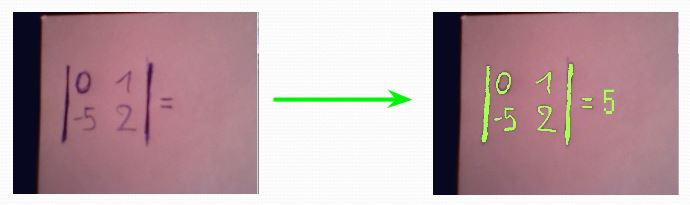
#> input picture example.JPG, 690 x 205 px, given in place of the camera
$ python main.py   (Python 2 division)   (older library calls are emulated)
#> lines starting #> are read from the running program, lines starting #| are printed output that depends on the picture; after the words box and inside, x2 and y2 are one past the last pixel; in counts of white or black regions, pixels touching at a corner belong together
# -*- coding: utf-8 -*-
"""
Spyder Editor

This is a temporary script file.
"""

import cv2 as cv2
import rad_sa_regionima as regioni
import time
import matplotlib.pyplot as plt
import matplotlib.pylab as pylab
import numpy as np
pylab.rcParams['figure.figsize'] = 6, 4

'''Train a simple deep NN on the MNIST dataset.
Get to 98.40% test accuracy after 20 epochs
(there is *a lot* of margin for parameter tuning).
2 seconds per epoch on a K520 GPU.
'''
#from __future__ import print_function
np.random.seed(1337)  # for reproducibility

def testBinarizujTrening(X_trening):
    for idx, elem in enumerate(X_trening):
        if idx > 10:
            return
        print idx
        for jdx, pix in enumerate(elem):
            if pix > 0.1:
                X_trening[idx,jdx] = 1
            else:
                X_trening[idx,jdx] = 0

def binarizujTrening(X_trening):
    for idx, elem in enumerate(X_trening):
        print idx
        for jdx, pix in enumerate(elem):
            if pix > 0.1:
                X_trening[idx,jdx] = 1
            else:
                X_trening[idx,jdx] = 0
    return


from keras.datasets import mnist
"""
from keras.models import Sequential
from keras.layers.core import Dense, Dropout, Activation
from keras.optimizers import SGD, Adam, RMSprop
from keras.utils import np_utils
from keras.layers.advanced_activations import PReLU

batch_size = 128
nb_classes = 10
nb_epoch = 10
# the data, shuffled and split between tran and test sets
(X_train, y_train), (X_test, y_test) = mnist.load_data()


plt.figure()
plt.imshow(X_test[0], 'gray')
plt.figure()
plt.imshow(X_test[1], 'gray')
plt.figure()
plt.imshow(X_test[2], 'gray')
plt.figure()
plt.imshow(X_test[3], 'gray')
plt.figure()
plt.imshow(X_test[4], 'gray')


X_train = X_train.reshape(60000, 784)
X_test = X_test.reshape(10000, 784)
X_train = X_train.astype('float32')
X_test = X_test.astype('float32')
X_train /= 255
X_test /= 255
# [4 lines of commented-out code are left out]
print X_train[0]
print(X_train.shape[0], 'train samples')
print(X_test.shape[0], 'test samples')
# convert class vectors to binary class matrices
Y_train = np_utils.to_categorical(y_train, nb_classes)
Y_test = np_utils.to_categorical(y_test, nb_classes)

ann = Sequential()
ann.add(Dense(output_dim=800, input_dim=784))
#ann.add(PReLU(init='zero', weights=None))
ann.add(Activation('relu'))
# [4 lines of commented-out code are left out]
ann.add(Dense(output_dim=10))
ann.add(Activation('softmax'))
rms = RMSprop()
#sgd = SGD()
#adam = Adam(lr=0.001, beta_1=0.9, beta_2=0.999, epsilon=1e-08)
ann.compile(loss='categorical_crossentropy', optimizer=rms)
ann.fit(X_train, Y_train,
          batch_size=batch_size, nb_epoch=nb_epoch,
          show_accuracy=True, verbose=1,
          validation_data=(X_test, Y_test))
score = ann.evaluate(X_test, Y_test,
                       show_accuracy=True, verbose=0)
print('Test score:', score[0])
print('Test accuracy:', score[1])


(X_train, y_train), (X_test, y_test) = mnist.load_data()
for i in range(61, 100):
    plt.figure()
    plt.imshow(X_test[i], 'gray')
"""
cap = cv2.VideoCapture(1)
cap.release()
cap.open(0)
prolaz = 1
while(True):
    print "\n\nPROLAZ BROJ ", prolaz, "\n\n"
    # Uzima frejm po frejm
    #time.sleep(2)
    ret, frame = cap.read()
#> frame is the input picture: shape (205, 690, 3); mean B, G, R 165.3, 160.1, 185.6
    # Operacije nad frejmom
    gray_frame = cv2.cvtColor(frame, cv2.COLOR_RGB2GRAY)
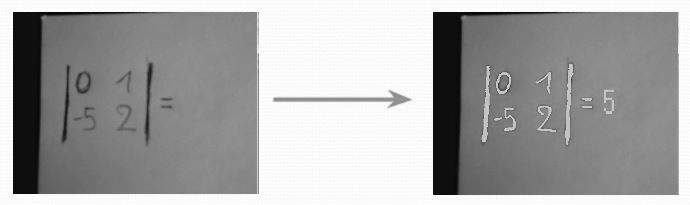
#> gray_frame: shape (205, 690); min 0, max 255, mean 164.6
    bin_frame = 255-cv2.adaptiveThreshold(gray_frame, 255, cv2.ADAPTIVE_THRESH_GAUSSIAN_C, cv2.THRESH_BINARY, 25, 14)
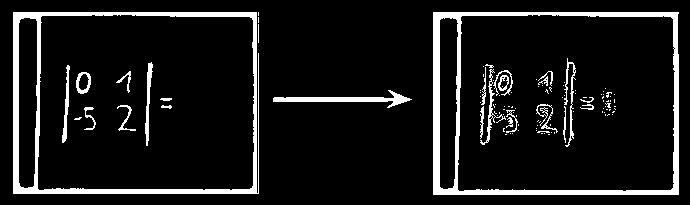
#> bin_frame: shape (205, 690); 9.5% white; 109 white regions (84 under 20 px), largest, box (x1, y1, x2, y2) and area: (433, 12, 679, 195) 5164, (13, 12, 259, 194) 4858, (273, 90, 412, 108) 748
    cv2.imshow('Black and white', bin_frame)
    #cv2.imshow('Camera frame', frame)
    #img, contours, hierarchy = cv2.findContours(bin_frame, cv2.RETR_LIST, cv2.CHAIN_APPROX_SIMPLE)
#> (the run stopped early here; a loop or call above may not have finished)
